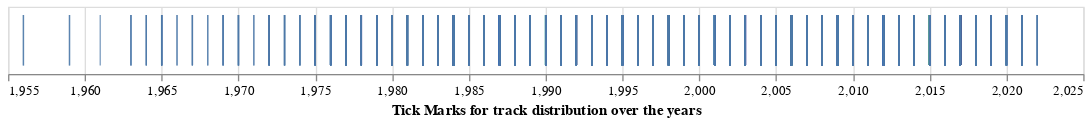

The code cell stored with this chart in its notebook:
### Code cell
#@title
#axis=alt.Axis(values=np.array(range(1956, 2023)), 
alt.Chart(df_hist).mark_tick().encode(
    alt.X('track_year', title='Tick Marks for track distribution over the years', scale=alt.Scale(zero=False))
).properties(
    width=800,
    height=50
).interactive()

### Figure 1 — Vega-Lite specification as saved in the notebook (floating-point values rounded to 4 significant figures; data arrays with more than 128 entries replaced by an {"elided": "..."} marker saying what was removed)
{"config": {"view": {"continuousWidth": 400, "continuousHeight": 300}}, "data": {"name": "data-efd584f8ec5c9382a006d8345c7e0c04"}, "mark": "tick", "encoding": {"x": {"field": "track_year", "scale": {"zero": false}, "title": "Tick Marks for track distribution over the years", "type": "quantitative"}}, "height": 50, "selection": {"selector001": {"type": "interval", "bind": "scales", "encodings": ["x", "y"]}}, "width": 800, "$schema": "https://vega.github.io/schema/vega-lite/v4.17.0.json", "datasets": {"data-efd584f8ec5c9382a006d8345c7e0c04": {"elided": "2087 records"}}}
